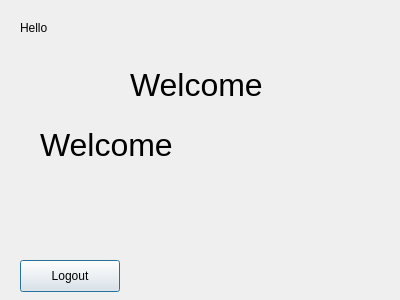
<?xml version="1.0" encoding="UTF-8"?>
<ui version="4.0">
 <class>WelcomeWindow</class>
 <widget class="QDialog" name="WelcomeWindow">
  <property name="geometry">
   <rect>
    <x>0</x>
    <y>0</y>
    <width>400</width>
    <height>300</height>
   </rect>
  </property>
  <property name="windowTitle">
   <string>WelcomeWindow</string>
  </property>
  <widget class="QLabel" name="labelHello">
   <property name="geometry">
    <rect>
     <x>20</x>
     <y>20</y>
     <width>251</width>
     <height>16</height>
    </rect>
   </property>
   <property name="text">
    <string>Hello</string>
   </property>
  </widget>
  <widget class="QLabel" name="labelWelcome">
   <property name="geometry">
    <rect>
     <x>40</x>
     <y>70</y>
     <width>311</width>
     <height>151</height>
    </rect>
   </property>
   <property name="text">
    <string>&lt;html&gt;&lt;head/&gt;&lt;body&gt;&lt;p&gt;&lt;span style=&quot; font-size:24pt;&quot;&gt;Welcome&lt;/span&gt;&lt;/p&gt;&lt;/body&gt;&lt;/html&gt;</string>
   </property>
  </widget>
  <widget class="QPushButton" name="pushButtonLogout">
   <property name="geometry">
    <rect>
     <x>20</x>
     <y>260</y>
     <width>100</width>
     <height>32</height>
    </rect>
   </property>
   <property name="text">
    <string>Logout</string>
   </property>
  </widget>
  <widget class="QLabel" name="labelWelcome_2">
   <property name="geometry">
    <rect>
     <x>130</x>
     <y>50</y>
     <width>171</width>
     <height>71</height>
    </rect>
   </property>
   <property name="text">
    <string>&lt;html&gt;&lt;head/&gt;&lt;body&gt;&lt;p&gt;&lt;span style=&quot; font-size:24pt;&quot;&gt;Welcome&lt;/span&gt;&lt;/p&gt;&lt;/body&gt;&lt;/html&gt;</string>
   </property>
  </widget>
 </widget>
 <resources/>
 <connections/>
</ui>
